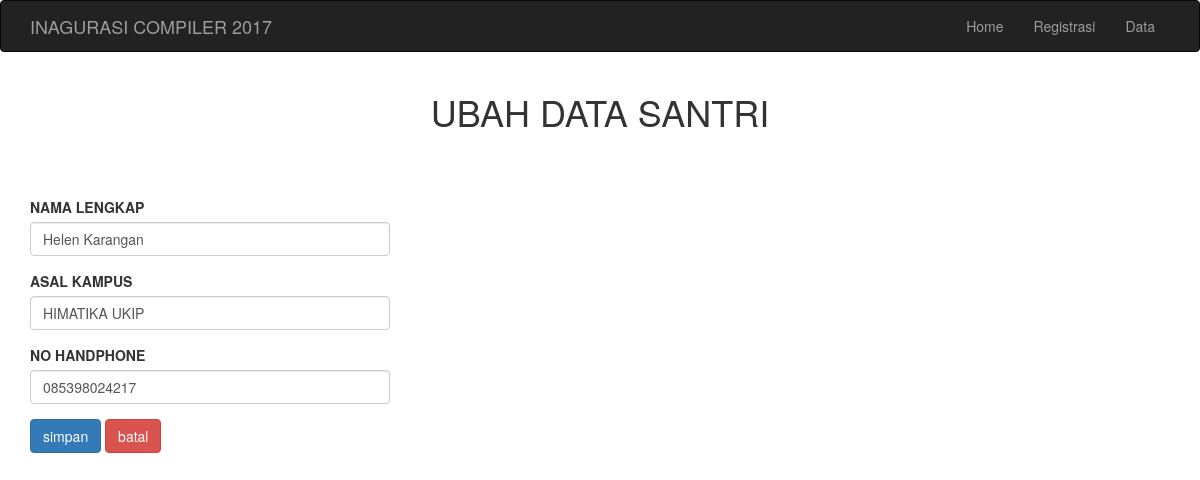
The page /ubah.php?id=37 on the database its author committed.
### tables this page shows
CREATE TABLE `peserta` (
  `id` int(11) NOT NULL,
  `nama` varchar(100) NOT NULL,
  `kampus` varchar(100) NOT NULL,
  `no_hp` varchar(12) NOT NULL,
  `keterangan` varchar(100) NOT NULL
);

### ubah.php (the view, shortened to what this page needs)
<?php
	include 'koneksi.php';
	include 'header.php';
	$id = $_GET['id'];
	$query = "SELECT * FROM peserta WHERE id = $id";
	$sql = mysqli_query($connect, $query);
	$data = mysqli_fetch_assoc($sql);
 ?>
<div class="container">
	<h1 class="text-center">UBAH DATA SANTRI</h1>
<br><br>
	<div class="input">
		<form method="post" action="ubah_proses.php" enctype="multipart/form-data">
		  <div class="form-group">
		  	<label>NAMA LENGKAP</label>
		  	<td>
		  		<div class="row">
		  			<div class="col-md-4">
		  				<input type="text" name="nama" class="form-control" value="<?= $data['nama']; ?>">
		  			</div>
		  		</div>
		  	</td>
		  </div>
		  <div class="form-group">
		  	<label>ASAL KAMPUS</label>
		  	<td>
		  		<div class="row">
		  			<div class="col-md-4">
		  				<input type="text" name="kampus" class="form-control" value="<?= $data['kampus']; ?>">
		  			</div>
		  		</div>
		  	</td>
		  </div>
		  <div class="form-group">
		  	<label>NO HANDPHONE</label>
		  	<td>
		  		<div class="row">
		  			<div class="col-md-4">
		  				<input type="text" name="no_hp" class="form-control" value="<?= $data['no_hp']; ?>">
		  			</div>
		  		</div>
		  	</td>
		  </div>
		  <button type="submit" class="btn btn-primary" value="Simpan">
		  	simpan
		  </button>
		  <button type="submit" class="btn btn-danger" value="batal"><a href="santri.php"></a>batal</button>
		</form>
	</div>
</div>
</body>
</html>

### rows shown on the page
peserta: nama "Helen Karangan", kampus "HIMATIKA UKIP", no_hp "085398024217"
